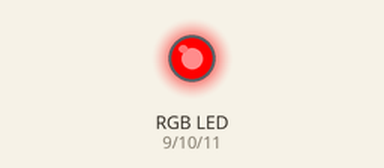
The sketch below on a simulated Arduino Uno, built with avr-gcc and run on an emulated ATmega328P. Parts: an RGB LED mixed from three pins (HIGH = lit).

Above: at 0.5 s.
At 2.5 s:
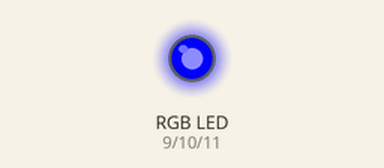
At 3.5 s:
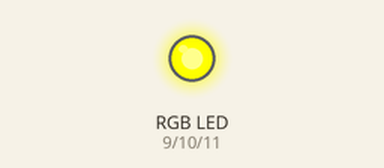
At 4.5 s:
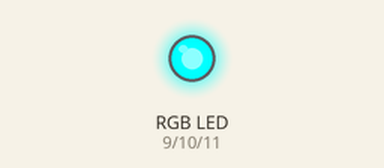
At 6.5 s:
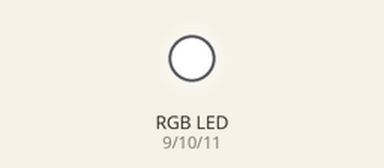
At 8.5 s:
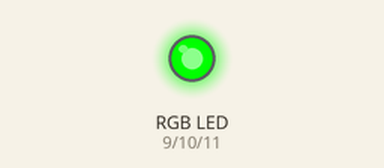
Timing chart, 0 to 9.1 s (numbered marks = the images above):
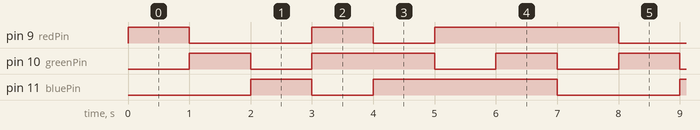

Measured:
- by itself, pin 9 (redPin): repeats every 7.0 s: LOW 2.0 s, HIGH 1.0 s, LOW 1.0 s, HIGH 3.0 s
- by itself, pin 10 (greenPin): repeats every 7.0 s: LOW 1.0 s, HIGH 2.0 s, 2 × (LOW 1.0 s, HIGH 1.0 s)
- by itself, pin 11 (bluePin): repeats every 7.0 s: LOW 1.0 s, HIGH 3.0 s, LOW 2.0 s, HIGH 1.0 s

The sketch:

RGB.ino
```cpp
int redPin = 9;
int greenPin = 10;
int bluePin = 11;

void setup() {

  pinMode(redPin, OUTPUT);
  pinMode(greenPin, OUTPUT);
  pinMode(bluePin, OUTPUT);
}

void loop() {
  // 7 colors
  showColor(255, 0, 0);   // Red
  delay(1000);

  showColor(0, 255, 0);   // Green
  delay(1000);

  showColor(0, 0, 255);   // Blue
  delay(1000);

  showColor(255, 255, 0); // Yellow (Red + Green)
  delay(1000);

  showColor(0, 255, 255); // Cyan (Green + Blue)
  delay(1000);

  showColor(255, 0, 255); // Magenta (Red + Blue)
  delay(1000);

  showColor(255, 255, 255); // White (Red + Green + Blue)
  delay(1000);
}

void showColor(int redValue, int greenValue, int blueValue) {
  analogWrite(redPin, redValue);
  analogWrite(greenPin, greenValue);
  analogWrite(bluePin, blueValue);
}
```
